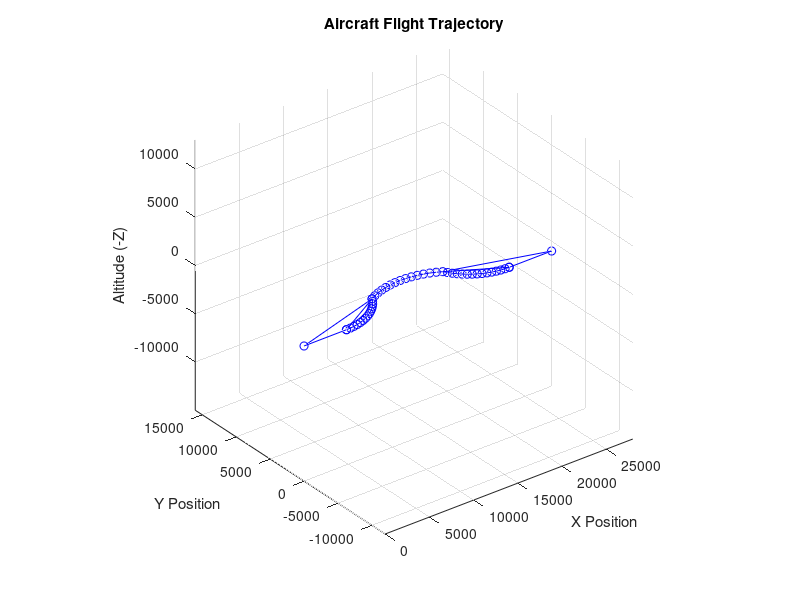

Recreate this plot in MATLAB.
% Parameters
arc_radius = 8000;       % Radius of the main semicircular arc
straight_length = 1200;  % Length of straight segments on each side
transition_radius = 6000; % Radius for transition arcs
points_per_segment = 15; % Points for smooth plotting

% 1. First straight segment (shifted in x)
x1_start = -straight_length-arc_radius + 1000 + 1200 + 11800;
x1_end = -arc_radius-transition_radius + 1000 + 1200 + 11800;
x1 = linspace(x1_start, x1_end, 2)';
y1 = zeros(2, 1);

% 2. First transition arc (mirrored horizontally, shifted)
theta1 = linspace(pi/6, pi/2, points_per_segment)';
x2 = -(arc_radius - transition_radius * cos(theta1))-200+1000+1200+10800;
y2 = -transition_radius * sin(theta1) + 200+5800;

% 3. Main semicircular arc (shifted and adjusted)
theta2 = linspace(2*pi/3, pi/3, points_per_segment)';
x3 = arc_radius * cos(theta2)+ 1000 - 26.7949 + 700 + 2326.8 + 9996.15;
y3 = arc_radius * sin(theta2) + 200 - 800 - 166.025 - 3162.18;

% 4. Second transition arc (mirrored horizontally, shifted)
theta3 = linspace(pi/2, pi/6, points_per_segment)';
x4 = arc_radius + transition_radius * -cos(theta3) + 200 - 53.5898 + 500 + 700 + 13850;      % MIRRORED horizontally (x)
y4 = -transition_radius * sin(theta3) + 200 + 5800;     

% 5. Second straight segment (shifted)
x5_start = arc_radius + transition_radius - 53.5898 + 500 + 700 + 12850;
x5_end = arc_radius + straight_length - 53.5898 + 500 + 700 + 12850;
x5 = linspace(x5_start, x5_end, 2)';
y5 = zeros(2, 1);

% Concatenate all segments
pos_x = [x1; x2; x3; x4; x5];
pos_y = [y1; y2; y3; y4; y5];

% Assuming constant altitude (z)
altitude = -1000; % NED altitude (negative down)
pos_z = altitude * ones(size(pos_x));

% Combine into position matrix [x, y, z]
pos = [pos_x, pos_y, pos_z];



figure
plot3(pos(:,1), pos(:,2), pos(:,3), 'b-o')
xlabel('X Position')
ylabel('Y Position')
zlabel('Altitude (-Z)')
title('Aircraft Flight Trajectory')
grid on
hold on
axis equal
